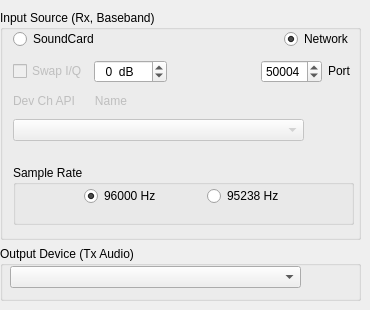
     <widget class="QWidget" name="tab_2">
      <attribute name="title">
       <string>I/O Devices</string>
      </attribute>
      <widget class="QWidget" name="layoutWidget_2">
       <property name="geometry">
        <rect>
         <x>0</x>
         <y>10</y>
         <width>361</width>
         <height>291</height>
        </rect>
       </property>
       <layout class="QVBoxLayout" name="verticalLayout_8">
        <item>
         <widget class="QGroupBox" name="groupBox_2">
          <property name="title">
           <string>Input Source (Rx, Baseband)</string>
          </property>
          <widget class="QWidget" name="layoutWidget_3">
           <property name="geometry">
            <rect>
             <x>13</x>
             <y>14</y>
             <width>341</width>
             <height>211</height>
            </rect>
           </property>
           <layout class="QVBoxLayout" name="verticalLayout_7">
            <item>
             <layout class="QHBoxLayout" name="horizontalLayout">
              <item>
               <widget class="QRadioButton" name="soundCardRadioButton">
                <property name="enabled">
                 <bool>true</bool>
                </property>
                <property name="text">
                 <string>SoundCard</string>
                </property>
                <property name="checked">
                 <bool>false</bool>
                </property>
               </widget>
              </item>
              <item>
               <spacer name="horizontalSpacer">
                <property name="orientation">
                 <enum>Qt::Horizontal</enum>
                </property>
                <property name="sizeHint" stdset="0">
                 <size>
                  <width>40</width>
                  <height>20</height>
                 </size>
                </property>
               </spacer>
              </item>
              <item>
               <widget class="QRadioButton" name="networkRadioButton">
                <property name="text">
                 <string>Network</string>
                </property>
                <property name="checked">
                 <bool>true</bool>
                </property>
               </widget>
              </item>
             </layout>
            </item>
            <item>
             <layout class="QHBoxLayout" name="horizontalLayout_8">
              <item>
               <widget class="QCheckBox" name="cbIQswap">
                <property name="enabled">
                 <bool>false</bool>
                </property>
                <property name="minimumSize">
                 <size>
                  <width>0</width>
                  <height>20</height>
                 </size>
                </property>
                <property name="text">
                 <string>Swap I/Q</string>
                </property>
               </widget>
              </item>
              <item>
               <widget class="QSpinBox" name="sb_dB">
                <property name="suffix">
                 <string>  dB</string>
                </property>
                <property name="prefix">
                 <string>  </string>
                </property>
                <property name="minimum">
                 <number>-50</number>
                </property>
                <property name="maximum">
                 <number>10</number>
                </property>
                <property name="singleStep">
                 <number>5</number>
                </property>
               </widget>
              </item>
              <item>
               <spacer name="horizontalSpacer_11">
                <property name="orientation">
                 <enum>Qt::Horizontal</enum>
                </property>
                <property name="sizeHint" stdset="0">
                 <size>
                  <width>40</width>
                  <height>20</height>
                 </size>
                </property>
               </spacer>
              </item>
              <item>
               <widget class="QSpinBox" name="sbPort">
                <property name="minimumSize">
                 <size>
                  <width>57</width>
                  <height>0</height>
                 </size>
                </property>
                <property name="minimum">
                 <number>20000</number>
                </property>
                <property name="maximum">
                 <number>51000</number>
                </property>
                <property name="value">
                 <number>50004</number>
                </property>
               </widget>
              </item>
              <item>
               <widget class="QLabel" name="label_Port">
                <property name="sizePolicy">
                 <sizepolicy hsizetype="Fixed" vsizetype="Fixed">
                  <horstretch>0</horstretch>
                  <verstretch>0</verstretch>
                 </sizepolicy>
                </property>
                <property name="minimumSize">
                 <size>
                  <width>26</width>
                  <height>0</height>
                 </size>
                </property>
                <property name="maximumSize">
                 <size>
                  <width>16777215</width>
                  <height>20</height>
                 </size>
                </property>
                <property name="text">
                 <string>Port</string>
                </property>
               </widget>
              </item>
             </layout>
            </item>
            <item>
             <widget class="QLabel" name="label_InputDev">
              <property name="enabled">
               <bool>false</bool>
              </property>
              <property name="sizePolicy">
               <sizepolicy hsizetype="Preferred" vsizetype="Fixed">
                <horstretch>0</horstretch>
                <verstretch>0</verstretch>
               </sizepolicy>
              </property>
              <property name="text">
               <string>Dev Ch API      Name</string>
              </property>
             </widget>
            </item>
            <item>
             <layout class="QHBoxLayout" name="horizontalLayout_7">
              <item>
               <widget class="QComboBox" name="comboBoxSndIn">
                <property name="enabled">
                 <bool>false</bool>
                </property>
               </widget>
              </item>
              <item>
               <spacer name="horizontalSpacer_8">
                <property name="orientation">
                 <enum>Qt::Horizontal</enum>
                </property>
                <property name="sizeType">
                 <enum>QSizePolicy::Fixed</enum>
                </property>
                <property name="sizeHint" stdset="0">
                 <size>
                  <width>50</width>
                  <height>13</height>
                 </size>
                </property>
               </spacer>
              </item>
             </layout>
            </item>
            <item>
             <spacer name="verticalSpacer_2">
              <property name="orientation">
               <enum>Qt::Vertical</enum>
              </property>
              <property name="sizeType">
               <enum>QSizePolicy::Fixed</enum>
              </property>
              <property name="sizeHint" stdset="0">
               <size>
                <width>20</width>
                <height>13</height>
               </size>
              </property>
             </spacer>
            </item>
            <item>
             <widget class="QGroupBox" name="groupBox_3">
              <property name="sizePolicy">
               <sizepolicy hsizetype="Preferred" vsizetype="Maximum">
                <horstretch>0</horstretch>
                <verstretch>0</verstretch>
               </sizepolicy>
              </property>
              <property name="maximumSize">
               <size>
                <width>16777215</width>
                <height>60</height>
               </size>
              </property>
              <property name="title">
               <string>Sample Rate</string>
              </property>
              <widget class="QWidget" name="layoutWidget_4">
               <property name="geometry">
                <rect>
                 <x>30</x>
                 <y>20</y>
                 <width>282</width>
                 <height>22</height>
                </rect>
               </property>
               <layout class="QHBoxLayout" name="horizontalLayout_6">
                <item>
                 <spacer name="horizontalSpacer_5">
                  <property name="orientation">
                   <enum>Qt::Horizontal</enum>
                  </property>
                  <property name="sizeHint" stdset="0">
                   <size>
                    <width>40</width>
                    <height>20</height>
                   </size>
                  </property>
                 </spacer>
                </item>
                <item>
                 <widget class="QRadioButton" name="rb96000">
                  <property name="text">
                   <string>96000 Hz</string>
                  </property>
                  <property name="checked">
                   <bool>true</bool>
                  </property>
                 </widget>
                </item>
                <item>
                 <spacer name="horizontalSpacer_6">
                  <property name="orientation">
                   <enum>Qt::Horizontal</enum>
                  </property>
                  <property name="sizeHint" stdset="0">
                   <size>
                    <width>40</width>
                    <height>20</height>
                   </size>
                  </property>
                 </spacer>
                </item>
                <item>
                 <widget class="QRadioButton" name="rb95238">
                  <property name="text">
                   <string>95238 Hz</string>
                  </property>
                 </widget>
                </item>
                <item>
                 <spacer name="horizontalSpacer_7">
                  <property name="orientation">
                   <enum>Qt::Horizontal</enum>
                  </property>
                  <property name="sizeHint" stdset="0">
                   <size>
                    <width>40</width>
                    <height>20</height>
                   </size>
                  </property>
                 </spacer>
                </item>
               </layout>
              </widget>
             </widget>
            </item>
           </layout>
          </widget>
         </widget>
        </item>
        <item>
         <widget class="QGroupBox" name="groupBox">
          <property name="sizePolicy">
           <sizepolicy hsizetype="Preferred" vsizetype="Preferred">
            <horstretch>0</horstretch>
            <verstretch>0</verstretch>
           </sizepolicy>
          </property>
          <property name="maximumSize">
           <size>
            <width>16777215</width>
            <height>55</height>
           </size>
          </property>
          <property name="title">
           <string>Output Device (Tx Audio)</string>
          </property>
          <widget class="QComboBox" name="comboBoxSndOut">
           <property name="geometry">
            <rect>
             <x>10</x>
             <y>20</y>
             <width>291</width>
             <height>22</height>
            </rect>
           </property>
          </widget>
         </widget>
        </item>
       </layout>
      </widget>
     </widget>
